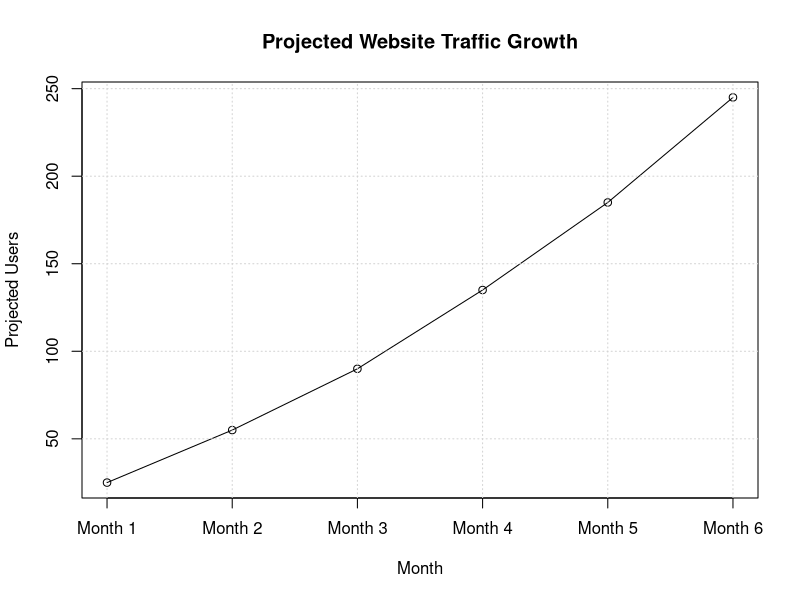

This figure's R source:
## ---- chunk 1
current_status <- data.frame(
  Metric = c("Users", "Sessions", "Page Views", "Engagement Rate"),
  Status = c("Tracking Active", "Tracking Active", "Tracking Active", "Tracking Active")
)

knitr::kable(current_status)
## ---- chunk 2
months <- c("Month 1", "Month 2", "Month 3", "Month 4", "Month 5", "Month 6")

projected_users <- c(25, 55, 90, 135, 185, 245)
projected_sessions <- c(35, 75, 125, 180, 245, 320)
projected_pageviews <- c(80, 170, 290, 430, 600, 780)

forecast <- data.frame(
  Month = months,
  Projected_Users = projected_users,
  Projected_Sessions = projected_sessions,
  Projected_Pageviews = projected_pageviews
)

knitr::kable(forecast)
## ---- chunk 3
plot(
  projected_users,
  type = "o",
  xaxt = "n",
  xlab = "Month",
  ylab = "Projected Users",
  main = "Projected Website Traffic Growth"
)

axis(1, at = 1:6, labels = months)
grid()
